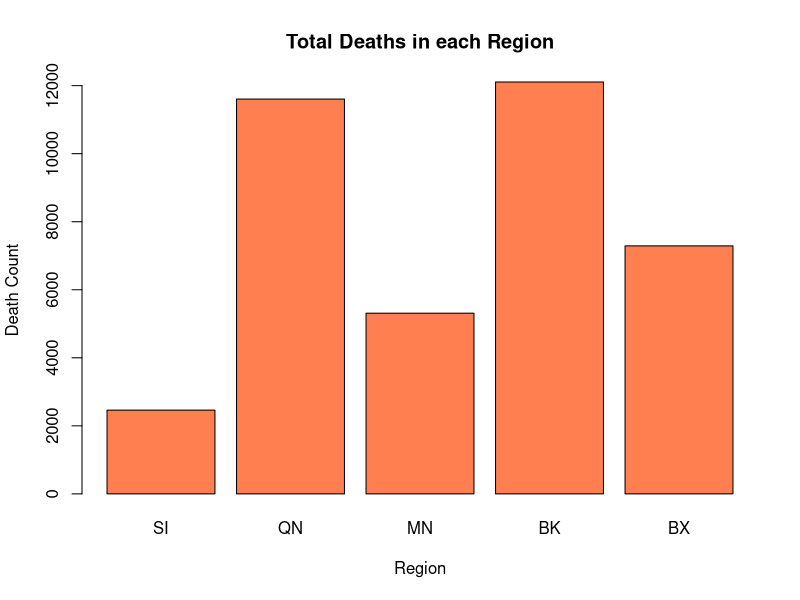
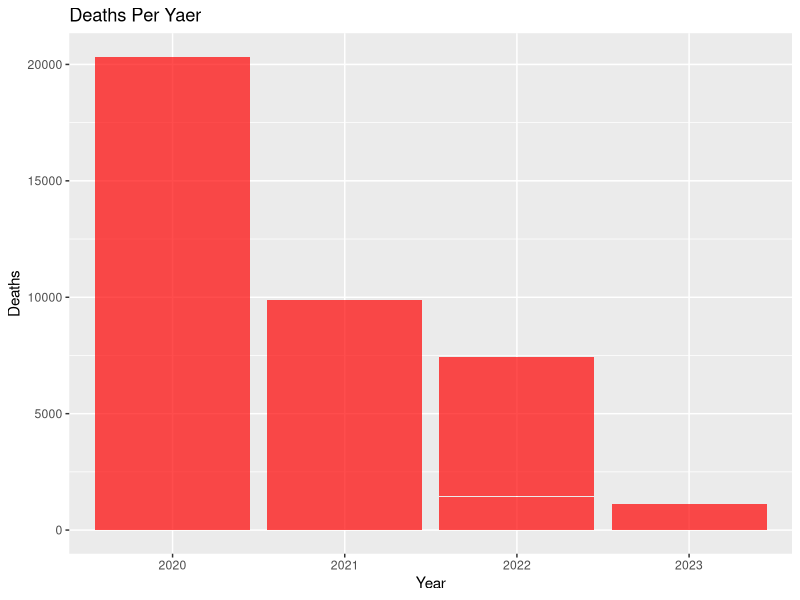
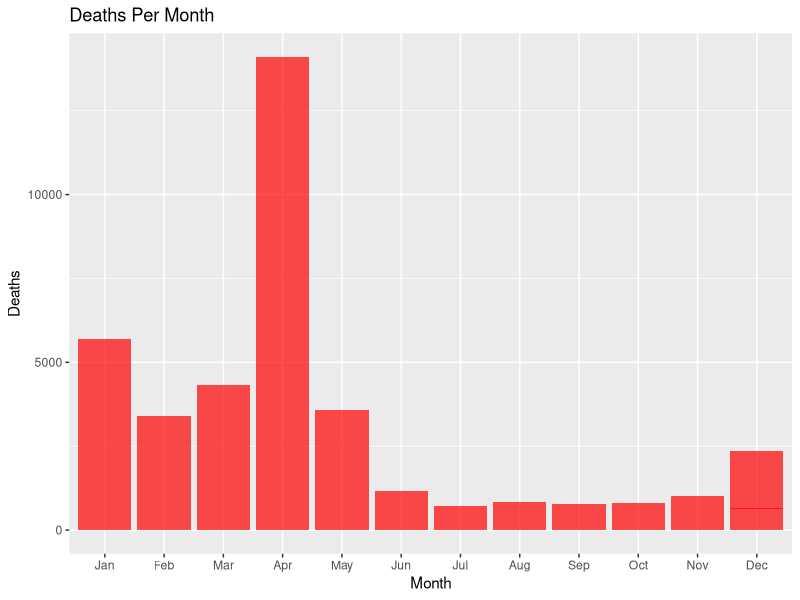
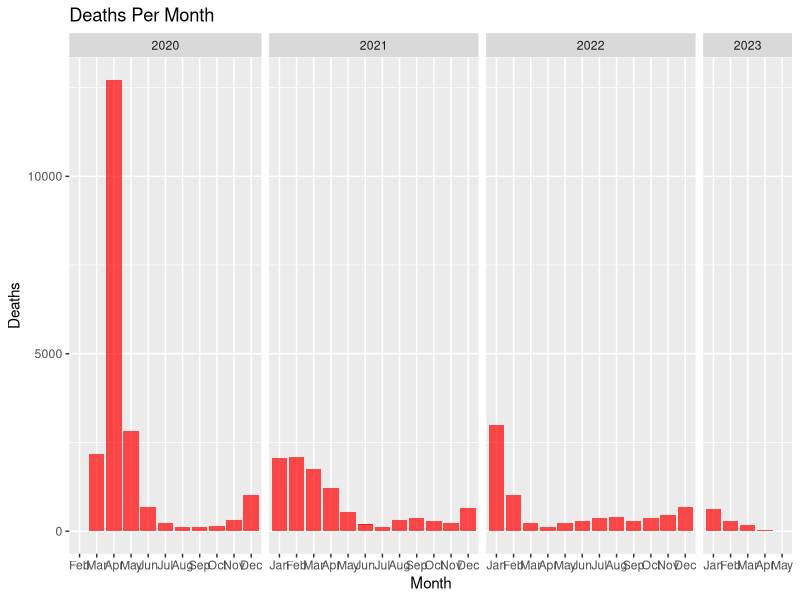

Write R code to recreate these figures, in order.
## ---- chunk 1
knitr::opts_chunk$set(echo = TRUE)
## ---- chunk 2
library(readr)
library(tidyverse)

Data <- read.csv("COVID.csv")

head(Data)
dim(Data) # 1158 observations and 67 variables
str(Data) # All integer variables with data being the only character variable 

missing_values <- colSums(is.na(Data))
missing_values #no missing values 

Data$date_of_interest <- lubridate::mdy(Data$date_of_interest)


summary(Data)
Final <- Data %>%
  select(-contains("7DAY_AVG"))

## ---- chunk 3
RegionsTotalDeaths <- Final %>% 
  summarize(SI_DEATH = sum(SI_DEATH_COUNT),
            QN_DEATH =sum(QN_DEATH_COUNT),
            MN_DEATH = sum(MN_DEATH_COUNT),
            BK_DEATH = sum(BK_DEATH_COUNT),
            BX_DEATH = sum(BX_DEATH_COUNT))

barplot((c(RegionsTotalDeaths$SI_DEATH,
          RegionsTotalDeaths$QN_DEATH, 
          RegionsTotalDeaths$MN_DEATH, 
          RegionsTotalDeaths$BK_DEATH, 
          RegionsTotalDeaths$BX_DEATH)), 
        main = "Total Deaths in each Region", 
        xlab = "Region",
        ylab = "Death Count",
        names.arg = c("SI", "QN", "MN", "BK", "BX"),
        col = "coral")                           

Final2 <- Final %>%
  mutate(
    Year = year(date_of_interest),
    Month = month(date_of_interest, label = TRUE),
    Day = day(date_of_interest)
  )

CasesTotal <- Final2 %>% group_by (Month, Year) %>% summarize(TotalCases = sum(CASE_COUNT)) %>% 
  group_by(Year) %>% 
  slice(which.max(TotalCases))
                                                         
DeathsTotal <- Final2 %>% group_by (Month, Year) %>% summarize(TotalDeaths = sum(DEATH_COUNT))  %>% 
  group_by(Year) %>% 
  slice(which.max(TotalDeaths))  


ggplot(Final2, aes(x = factor(Year), y=DEATH_COUNT)) +
  geom_bar(stat = "identity", fill = "red", alpha = 0.7) +
  labs(title = "Deaths Per Yaer",
       x = "Year",
       y = "Deaths")

ggplot(Final2, aes(x = factor(Month), y=DEATH_COUNT)) +
  geom_bar(stat = "identity", fill = "red", alpha = 0.7) +
  labs(title = "Deaths Per Month",
       x = "Month",
       y = "Deaths")

ggplot(Final2, aes(x = factor(Month), y = DEATH_COUNT)) +
  geom_bar(stat = "identity", fill = "red", alpha = 0.7) +
  labs(title = "Deaths Per Month",
       x = "Month",
       y = "Deaths") +
  facet_grid(~Year, scales = "free_x", space = "free_x")

  
Final2$Year <- factor(Final2$Year, levels = c(2020, 2021, 2022, 2023))

                                                                          
